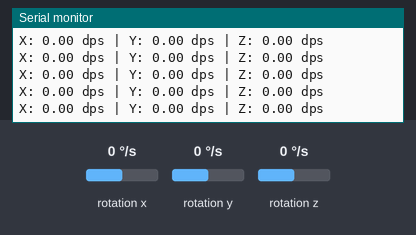
Simulated run of this sketch. Board: Arduino Uno, built with avr-gcc and run on an emulated ATmega328P. Parts: the last lines printed to the serial monitor. The inputs (shaded band) are chosen by the test bench; at power-on: rotation x 0 °/s, rotation y 0 °/s, rotation z 0 °/s.

Above: at 1.2 s.
1.3 s: rotation x set to -192 °/s
At 1.38 s:
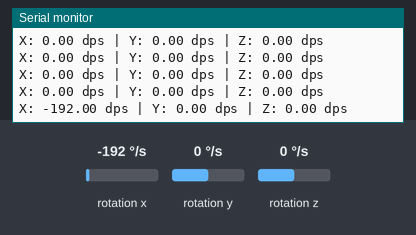
2.8 s: rotation y set to -192 °/s
At 2.8 s:
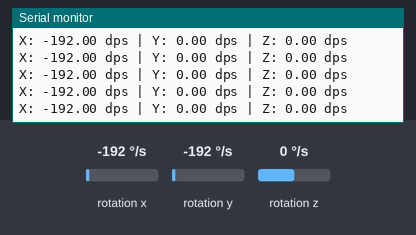
4.3 s: rotation x set to 0 °/s
At 4.33 s:
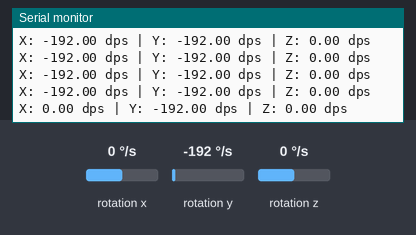
7.3 s: rotation z set to -192 °/s
At 7.38 s:
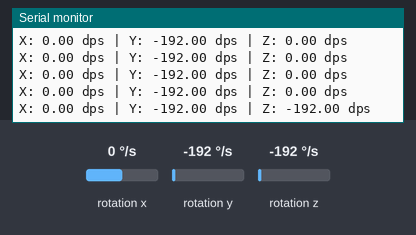
8.8 s: rotation x set to -100 °/s
At 8.8 s:
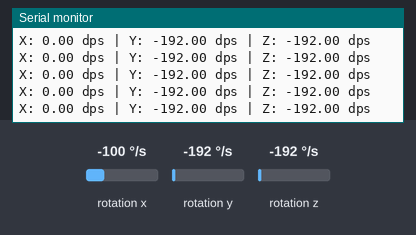
Timing chart, 0 to 11.8 s (numbered marks = the images above; inputs shaded):
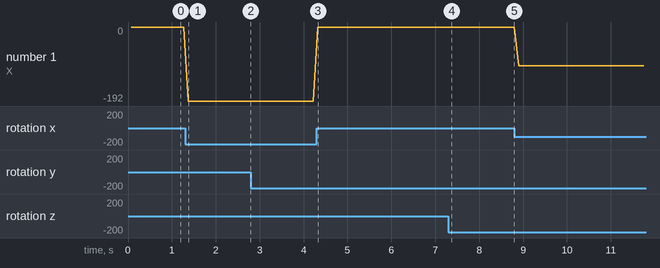

The sketch:

sketch_apr6a.ino
```cpp
#include <Wire.h>
#include <LSM6DS3.h>

LSM6DS3 myIMU(I2C_MODE, 0x6A);

void setup() {
    Serial.begin(9600);
    while (!Serial);    // Wait for Serial Monitor to open


    if (myIMU.begin() != 0) {
        Serial.println("Failed to initialize LSM6DS3 sensor!");
        while (1);
    }
    Serial.println("LSM6DS3 sensor initialized successfully.");
    Serial.println("Gyroscope Data (X, Y, Z) in dps:");
}

void loop() {
    // Read gyroscope data (X, Y, Z)
    float gyroX = myIMU.readFloatGyroX();
    float gyroY = myIMU.readFloatGyroY();
    float gyroZ = myIMU.readFloatGyroZ();

    // Print data to Serial Monitor
    Serial.print("X: ");
    Serial.print(gyroX, 2); // Print with 2 decimal places
    Serial.print(" dps | Y: ");
    Serial.print(gyroY, 2);
    Serial.print(" dps | Z: ");
    Serial.print(gyroZ, 2);
    Serial.println(" dps");

    delay(100); // Delay between readings (adjust as needed)
}
```

Measured:
- after the input at 1.3 s, the serial monitor: prints a new line after 0.07 s (image 1)
- after the input at 4.3 s, the serial monitor: prints a new line at once (image 3)
- after the input at 7.3 s, the serial monitor: prints a new line after 0.07 s (image 4)
- plotted number 1: 0 → -192 after the input at 1.3 s, 0 → -100 after the input at 8.8 s
